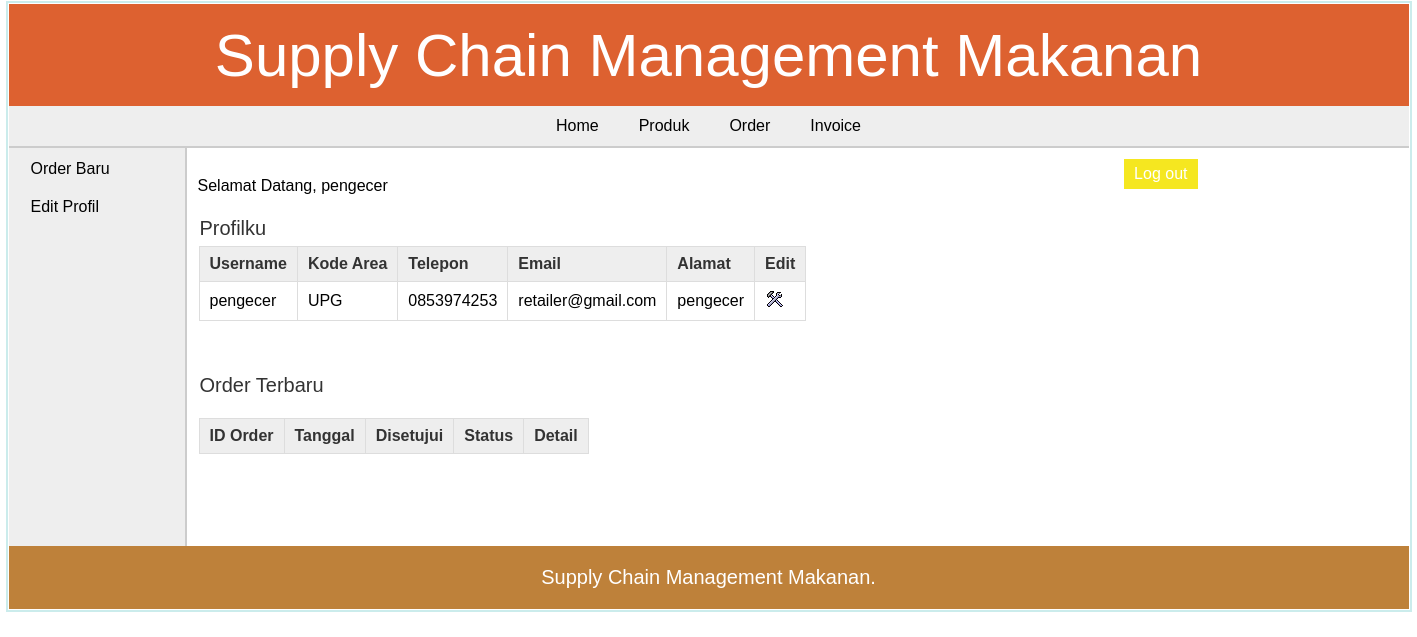
The page /retailer/index.php (signed in) on the database its author committed.
### tables this page shows
CREATE TABLE `retailer` (
  `retailer_id` int(11) NOT NULL,
  `username` varchar(25) NOT NULL,
  `password` varchar(25) NOT NULL,
  `address` varchar(200) NOT NULL,
  `area_id` int(11) NOT NULL,
  `phone` varchar(12) NOT NULL,
  `email` varchar(50) DEFAULT NULL
);

CREATE TABLE `area` (
  `area_id` int(11) NOT NULL,
  `area_name` varchar(50) NOT NULL,
  `area_code` varchar(10) NOT NULL
);

### retailer/index.php (the view, shortened to what this page needs)
<?php
	include("../includes/config.php");
	if(isset($_SESSION['retailer_login'])) {
		if($_SESSION['retailer_login'] == true) {
			$id = $_SESSION['retailer_id'];
			$query_selectRetailer = "SELECT * FROM retailer,area WHERE retailer.area_id=area.area_id AND retailer_id='$id'";
			$result_selectRetailer = mysqli_query($con,$query_selectRetailer);
			$row_selectRetailer = mysqli_fetch_array($result_selectRetailer);
		}
		else {
			header('Location:../index.php');
		}
	}
	else {
		header('Location:../index.php');
	}
?>
<!DOCTYPE html>
<html>
<head>
	<link rel="stylesheet" href="../includes/main_style.css" />
</head>
<body>
	<?php
		include("../includes/header.inc.php");
		include("../includes/nav_retailer.inc.php");
		include("../includes/aside_retailer.inc.php");
	?>
	<section>
		Selamat Datang, <?php echo $_SESSION['sessUsername']; ?>
		<article>
			<h2>Profilku</h2>
			<table class="table_displayData">
				<tr>
					<th>Username</th>
					<th>Kode Area</th>
					<th>Telepon</th>
					<th>Email</th>
					<th>Alamat</th>
					<th> Edit </th>
				</tr>
				<tr>
					<td> <?php echo $row_selectRetailer['username']; ?> </td>
					<td> <?php echo $row_selectRetailer['area_code']; ?> </td>
					<td> <?php echo $row_selectRetailer['phone']; ?> </td>
					<td> <?php echo $row_selectRetailer['email']; ?> </td>
					<td> <?php echo $row_selectRetailer['address']; ?> </td>
					<td> <a href="../retailer/edit_profile.php"><img src="../images/edit.png" alt="edit" /></a> </td>
				</tr>
			</table>
		</article>
		<article>
			<h2>Order Terbaru</h2>
			<table class="table_displayData" style="margin-top:20px;">
			<tr>
				<th> ID Order </th>
				<th> Tanggal </th>
				<th> Disetujui </th>
				<th> Status </th>
				<th> Detail </th>
			</tr>
		</table>
		</article>
	</section>
	<?php
		include("../includes/footer.inc.php");
	?>
</body>
</html>

### includes/main_style.css (style rules this page uses)
* { font-family: arial,sans-serif; margin:0px; padding:1px; }
body { width:1400px; margin:auto; border:2px solid #cbecec; }
a { text-decoration:none; }
section { width:1000px; padding:10px; padding-bottom:40px; }
article { margin-top:20px; margin-bottom:50px; }
article h2 { margin-bottom:5px; font-weight:normal; color:#333; font-size: 20px; }
table { border-collapse: collapse; }
.table_displayData td, .table_displayData th { border:1px solid #ddd; padding: 8px 10px; text-align: left; }
.table_displayData th { background-color:#eee; color:#333; }

### rows shown on the page
retailer: username "pengecer", area.area_code "UPG", phone "0853974253", email "retailer@gmail.com", address "pengecer"

### other values the page prints
$_SESSION['sessUsername'] "pengecer"
